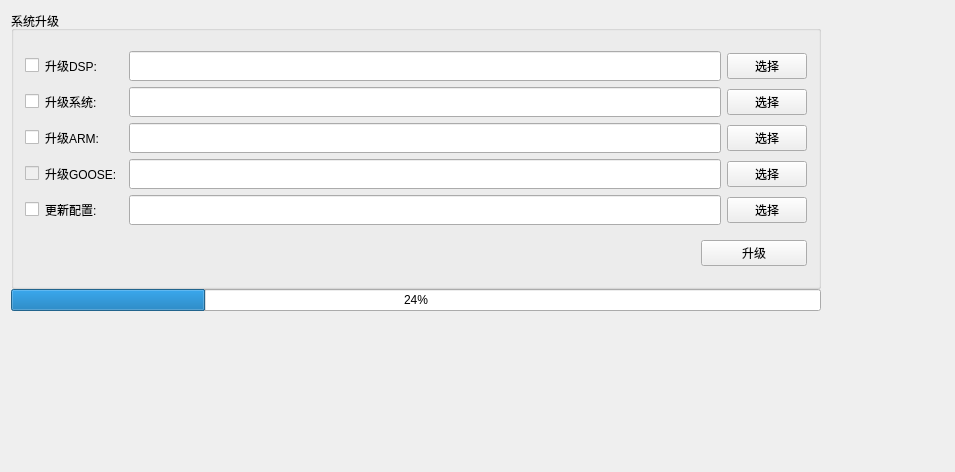
<?xml version="1.0" encoding="UTF-8"?>
<ui version="4.0">
 <class>dtuupdateWidget</class>
 <widget class="QWidget" name="dtuupdateWidget">
  <property name="geometry">
   <rect>
    <x>0</x>
    <y>0</y>
    <width>955</width>
    <height>472</height>
   </rect>
  </property>
  <property name="minimumSize">
   <size>
    <width>810</width>
    <height>300</height>
   </size>
  </property>
  <property name="maximumSize">
   <size>
    <width>16777215</width>
    <height>16777215</height>
   </size>
  </property>
  <property name="windowTitle">
   <string>系统升级</string>
  </property>
  <layout class="QGridLayout" name="gridLayout_3">
   <item row="0" column="0">
    <widget class="QWidget" name="widget" native="true">
     <property name="minimumSize">
      <size>
       <width>810</width>
       <height>300</height>
      </size>
     </property>
     <layout class="QVBoxLayout" name="verticalLayout">
      <property name="spacing">
       <number>0</number>
      </property>
      <property name="leftMargin">
       <number>0</number>
      </property>
      <property name="topMargin">
       <number>0</number>
      </property>
      <property name="rightMargin">
       <number>0</number>
      </property>
      <property name="bottomMargin">
       <number>0</number>
      </property>
      <item>
       <widget class="QGroupBox" name="group_update">
        <property name="title">
         <string>系统升级</string>
        </property>
        <layout class="QGridLayout" name="gridLayout_2">
         <item row="0" column="0" colspan="2">
          <layout class="QGridLayout" name="gridLayout">
           <item row="0" column="0">
            <widget class="QCheckBox" name="checkBox_dsp">
             <property name="text">
              <string/>
             </property>
            </widget>
           </item>
           <item row="0" column="1">
            <widget class="QLabel" name="label_dsp">
             <property name="text">
              <string>升级DSP:</string>
             </property>
            </widget>
           </item>
           <item row="0" column="2">
            <widget class="QLineEdit" name="lineEdit_dsp">
             <property name="minimumSize">
              <size>
               <width>0</width>
               <height>30</height>
              </size>
             </property>
             <property name="readOnly">
              <bool>true</bool>
             </property>
            </widget>
           </item>
           <item row="0" column="3">
            <widget class="QPushButton" name="btn_dsp">
             <property name="text">
              <string>选择</string>
             </property>
            </widget>
           </item>
           <item row="1" column="0">
            <widget class="QCheckBox" name="checkBox_system">
             <property name="text">
              <string/>
             </property>
            </widget>
           </item>
           <item row="1" column="1">
            <widget class="QLabel" name="label_system">
             <property name="text">
              <string>升级系统:</string>
             </property>
            </widget>
           </item>
           <item row="1" column="2">
            <widget class="QLineEdit" name="lineEdit_system">
             <property name="minimumSize">
              <size>
               <width>0</width>
               <height>30</height>
              </size>
             </property>
             <property name="readOnly">
              <bool>true</bool>
             </property>
            </widget>
           </item>
           <item row="1" column="3">
            <widget class="QPushButton" name="btn_system">
             <property name="text">
              <string>选择</string>
             </property>
            </widget>
           </item>
           <item row="2" column="0">
            <widget class="QCheckBox" name="checkBox_arm">
             <property name="text">
              <string/>
             </property>
            </widget>
           </item>
           <item row="2" column="1">
            <widget class="QLabel" name="label_arm">
             <property name="minimumSize">
              <size>
               <width>78</width>
               <height>0</height>
              </size>
             </property>
             <property name="text">
              <string>升级ARM:</string>
             </property>
            </widget>
           </item>
           <item row="2" column="2">
            <widget class="QLineEdit" name="lineEdit_arm">
             <property name="minimumSize">
              <size>
               <width>0</width>
               <height>30</height>
              </size>
             </property>
             <property name="readOnly">
              <bool>true</bool>
             </property>
            </widget>
           </item>
           <item row="2" column="3">
            <widget class="QPushButton" name="btn_arm">
             <property name="text">
              <string>选择</string>
             </property>
            </widget>
           </item>
           <item row="3" column="0">
            <widget class="QCheckBox" name="checkBox_goose">
             <property name="enabled">
              <bool>false</bool>
             </property>
             <property name="text">
              <string/>
             </property>
            </widget>
           </item>
           <item row="3" column="1">
            <widget class="QLabel" name="label_goose">
             <property name="text">
              <string>升级GOOSE:</string>
             </property>
            </widget>
           </item>
           <item row="3" column="2">
            <widget class="QLineEdit" name="lineEdit_goose">
             <property name="minimumSize">
              <size>
               <width>0</width>
               <height>30</height>
              </size>
             </property>
             <property name="readOnly">
              <bool>true</bool>
             </property>
            </widget>
           </item>
           <item row="3" column="3">
            <widget class="QPushButton" name="btn_goose">
             <property name="text">
              <string>选择</string>
             </property>
            </widget>
           </item>
           <item row="4" column="0">
            <widget class="QCheckBox" name="checkBox_config">
             <property name="text">
              <string/>
             </property>
            </widget>
           </item>
           <item row="4" column="1">
            <widget class="QLabel" name="label_config">
             <property name="text">
              <string>更新配置:</string>
             </property>
            </widget>
           </item>
           <item row="4" column="2">
            <widget class="QLineEdit" name="lineEdit_config">
             <property name="minimumSize">
              <size>
               <width>0</width>
               <height>30</height>
              </size>
             </property>
             <property name="readOnly">
              <bool>true</bool>
             </property>
            </widget>
           </item>
           <item row="4" column="3">
            <widget class="QPushButton" name="btn_config">
             <property name="text">
              <string>选择</string>
             </property>
            </widget>
           </item>
          </layout>
         </item>
         <item row="1" column="0">
          <widget class="QLabel" name="Ltxt">
           <property name="minimumSize">
            <size>
             <width>670</width>
             <height>0</height>
            </size>
           </property>
           <property name="text">
            <string/>
           </property>
          </widget>
         </item>
         <item row="1" column="1">
          <widget class="QPushButton" name="btn_update">
           <property name="text">
            <string>升级</string>
           </property>
          </widget>
         </item>
        </layout>
       </widget>
      </item>
      <item>
       <widget class="QProgressBar" name="progressBar">
        <property name="value">
         <number>24</number>
        </property>
       </widget>
      </item>
     </layout>
    </widget>
   </item>
   <item row="0" column="1">
    <spacer name="horizontalSpacer">
     <property name="orientation">
      <enum>Qt::Horizontal</enum>
     </property>
     <property name="sizeHint" stdset="0">
      <size>
       <width>113</width>
       <height>20</height>
      </size>
     </property>
    </spacer>
   </item>
   <item row="1" column="0">
    <spacer name="verticalSpacer">
     <property name="orientation">
      <enum>Qt::Vertical</enum>
     </property>
     <property name="sizeHint" stdset="0">
      <size>
       <width>20</width>
       <height>140</height>
      </size>
     </property>
    </spacer>
   </item>
  </layout>
 </widget>
 <layoutdefault spacing="6" margin="11"/>
 <resources/>
 <connections>
  <connection>
   <sender>btn_arm</sender>
   <signal>clicked()</signal>
   <receiver>dtuupdateWidget</receiver>
   <slot>select_arm_program()</slot>
   <hints>
    <hint type="sourcelabel">
     <x>748</x>
     <y>114</y>
    </hint>
    <hint type="destinationlabel">
     <x>404</x>
     <y>100</y>
    </hint>
   </hints>
  </connection>
  <connection>
   <sender>btn_dsp</sender>
   <signal>clicked()</signal>
   <receiver>dtuupdateWidget</receiver>
   <slot>select_dsp_program()</slot>
   <hints>
    <hint type="sourcelabel">
     <x>748</x>
     <y>46</y>
    </hint>
    <hint type="destinationlabel">
     <x>404</x>
     <y>100</y>
    </hint>
   </hints>
  </connection>
  <connection>
   <sender>btn_update</sender>
   <signal>clicked()</signal>
   <receiver>dtuupdateWidget</receiver>
   <slot>execute_update_program()</slot>
   <hints>
    <hint type="sourcelabel">
     <x>748</x>
     <y>143</y>
    </hint>
    <hint type="destinationlabel">
     <x>404</x>
     <y>100</y>
    </hint>
   </hints>
  </connection>
  <connection>
   <sender>checkBox_arm</sender>
   <signal>clicked()</signal>
   <receiver>dtuupdateWidget</receiver>
   <slot>enable_update()</slot>
   <hints>
    <hint type="sourcelabel">
     <x>23</x>
     <y>114</y>
    </hint>
    <hint type="destinationlabel">
     <x>404</x>
     <y>100</y>
    </hint>
   </hints>
  </connection>
  <connection>
   <sender>checkBox_dsp</sender>
   <signal>clicked()</signal>
   <receiver>dtuupdateWidget</receiver>
   <slot>enable_update()</slot>
   <hints>
    <hint type="sourcelabel">
     <x>23</x>
     <y>46</y>
    </hint>
    <hint type="destinationlabel">
     <x>404</x>
     <y>100</y>
    </hint>
   </hints>
  </connection>
  <connection>
   <sender>btn_system</sender>
   <signal>clicked()</signal>
   <receiver>dtuupdateWidget</receiver>
   <slot>select_system_program()</slot>
   <hints>
    <hint type="sourcelabel">
     <x>739</x>
     <y>90</y>
    </hint>
    <hint type="destinationlabel">
     <x>404</x>
     <y>100</y>
    </hint>
   </hints>
  </connection>
  <connection>
   <sender>checkBox_config</sender>
   <signal>clicked()</signal>
   <receiver>dtuupdateWidget</receiver>
   <slot>enable_update()</slot>
   <hints>
    <hint type="sourcelabel">
     <x>23</x>
     <y>172</y>
    </hint>
    <hint type="destinationlabel">
     <x>404</x>
     <y>135</y>
    </hint>
   </hints>
  </connection>
  <connection>
   <sender>btn_config</sender>
   <signal>clicked()</signal>
   <receiver>dtuupdateWidget</receiver>
   <slot>select_config_program()</slot>
   <hints>
    <hint type="sourcelabel">
     <x>748</x>
     <y>172</y>
    </hint>
    <hint type="destinationlabel">
     <x>404</x>
     <y>135</y>
    </hint>
   </hints>
  </connection>
  <connection>
   <sender>checkBox_system</sender>
   <signal>clicked()</signal>
   <receiver>dtuupdateWidget</receiver>
   <slot>enable_update()</slot>
   <hints>
    <hint type="sourcelabel">
     <x>29</x>
     <y>90</y>
    </hint>
    <hint type="destinationlabel">
     <x>404</x>
     <y>135</y>
    </hint>
   </hints>
  </connection>
  <connection>
   <sender>btn_goose</sender>
   <signal>clicked()</signal>
   <receiver>dtuupdateWidget</receiver>
   <slot>select_goose_program()</slot>
   <hints>
    <hint type="sourcelabel">
     <x>744</x>
     <y>163</y>
    </hint>
    <hint type="destinationlabel">
     <x>404</x>
     <y>149</y>
    </hint>
   </hints>
  </connection>
  <connection>
   <sender>checkBox_goose</sender>
   <signal>clicked()</signal>
   <receiver>dtuupdateWidget</receiver>
   <slot>enable_update()</slot>
   <hints>
    <hint type="sourcelabel">
     <x>30</x>
     <y>163</y>
    </hint>
    <hint type="destinationlabel">
     <x>404</x>
     <y>149</y>
    </hint>
   </hints>
  </connection>
 </connections>
 <slots>
  <slot>enable_update()</slot>
  <slot>select_update_program()</slot>
  <slot>execute_update_program()</slot>
  <slot>select_dsp_program()</slot>
  <slot>select_system_program()</slot>
  <slot>select_arm_program()</slot>
  <slot>select_config_program()</slot>
  <slot>select_goose_program()</slot>
 </slots>
</ui>
